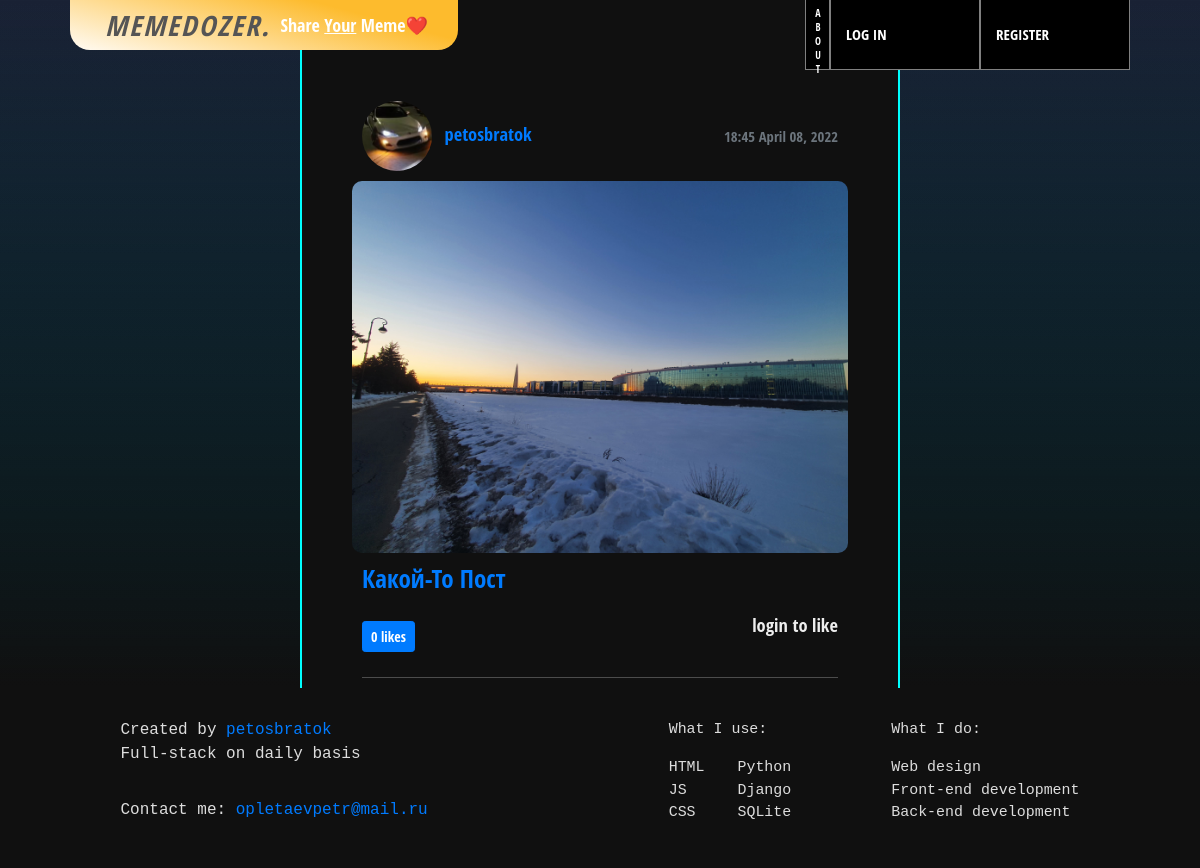
Page /post/102/ on the committed database.
### blog/models.py (models this page shows, shortened)
class Post(models.Model):
    title = models.CharField(max_length=100)
    content = models.TextField(blank=True)
    date_posted = models.DateTimeField(default=timezone.localtime(timezone.now()))
    author = models.ForeignKey(User, on_delete=models.CASCADE)
    post_pic = models.ImageField(null=True, blank=True,upload_to='post_pics')
    likes = models.ManyToManyField(User, related_name="blog_posts")
    def total_likes(self):
        return self.likes.count();

### users/models.py (models this page shows, shortened)
class Profile(models.Model):
    user = models.OneToOneField(User, on_delete=models.CASCADE)
    image = models.ImageField(default='default.jpg', upload_to='profile_pics')

### blog/views.py (the view)
# urls.py: path('post/<int:pk>/', PostDetailView.as_view(), name='post-detail'),
class PostDetailView(DetailView):
    model = Post
    def get_context_data(self, **kwargs):
        context = super(PostDetailView, self).get_context_data(**kwargs)
        posts = Post.objects.all()
        liked_ids = []
        for post in posts:
            if post.likes.filter(id=self.request.user.id).exists():
                liked_ids.append(post.id)
        context['liked_ids'] = liked_ids
        return context

### blog/templates/blog/post_detail.html (shortened to what this page needs)
{% extends "blog/base.html" %}
{% load static %}
{% block links %}
  <link rel="stylesheet" type="text/css" href="{% static 'blog/single-form-page.css' %}">
  <link rel="stylesheet" href="{% static 'blog/post-detail.css' %}">
  <link rel="stylesheet" href="{% static 'blog/post-detail-media.css' %}">
{% endblock links %}
{% block content %}
  <div class="content-wrapper">
    <article class="content-section">
      <div class="metadata">
        <div class="user-info">
          <a class="mr-2" href="{% url 'user-posts' post.author.username %}">    <img class="rounded-circle article-img" src="{{ post.author.profile.image.url }}" alt=""></a>
          <a class="mr-2" href="{% url 'user-posts' object.author.username %}">{{ object.author }}</a>
        </div>
        <small class="text-muted">{{ object.date_posted|date:"H:i F d, Y" }}</small>
      </div>
      {% if object.post_pic %}
        <a class="img-container" href="{% url 'post-detail' post.id %}"><img style="background-color: black;" class="photothumb" src="{{ post.post_pic.url }}"></a>
      {% endif %}
      <div class="text-block">
        <a href="{% url 'post-detail' post.id %}"><h2 class="article-title">{{ post.title }}</h2></a>
      </div>
        <div class="media-body">
          <div class="button-container">
              {% if user.is_authenticated %}
                {% if object.id in liked_ids %}
                  <button class="btn btn-success btn-sm mt-1 mb-1 like-btn" data-href="{{ object.get_api_like_url }}?post_id={{ object.id }}" data-likes="{{ object.total_likes }}">{{ object.total_likes }} likes</button>
                {% else %}
                  <button class="btn btn-primary btn-sm mt-1 mb-1 like-btn" data-href="{{ object.get_api_like_url }}?post_id={{ object.id }}" data-likes="{{ object.total_likes }}">{{ object.total_likes }} likes</button>
                {% endif %}
              {% else %}
                <span class="btn btn-primary btn-sm mt-1 mb-1">{{ object.total_likes }} likes</span>
                <p>login to like</p>
              {% endif %}
          </div>
          <hr style="margin: 10px">
      </div>
    </article>
  </div>
{% endblock content %}

### blog/static/blog/style.css (style rules this page uses)
html { background: rgb(0,64,80); background-image: linear-gradient(0deg, rgba(0,64,80,1) 20%, rgba(26,34,53,1) 100%); background-attachment: fixed; }
body { display: flex; flex-direction: column; justify-content: space-between; min-height: 100vh; opacity: 1; color: #374046; color: #ddd; background-color: rgba(0,0,0,0); font-family: 'Open Sans Condensed', sans-serif; font-size: 1.15em; text-rendering: optimizeLegibility; -webkit-font-smoothing: antialiased; }
.photothumb { width: 100%; }
hr { height: 1px; background-color: #555; }
.article-title { font-size: 25px; text-transform: capitalize; }
.button-container { display: flex; flex-direction: row; justify-content: space-between; }
.btn { margin: 10px 0 !important; margin-bottom: 15px !important; }

### blog/static/blog/single-form-page.css (style rules this page uses)
.content-section { width: 60%; max-width: 500px; margin: 50px auto; }

### blog/static/blog/post-detail.css (style rules this page uses)
.content-wrapper { background: linear-gradient(180deg, rgba(255,255,255,0) 0%, rgba(16,16,16,1) 100%); height: 100%; margin: 50px 0; margin-bottom: 0px; display: flex; justify-content: center; align-items: flex-end; margin-top: -71px; }
.content-section { min-height: calc(100vh - 180px); background-color: #101010; margin: 0; width: 50%; max-width: none; height: 100%; border: 2px solid cyan; border-top: none; border-bottom: none; padding: 0 50px; }
.article-img { height: 70px; width: 70px; object-fit: cover !important; }
.photothumb { object-fit: cover; border-radius: 10px; max-height: 350px !important; }
.metadata { margin-top: 91px; padding: 10px; width: 100%; display: flex; justify-content: space-between; align-items: center; }
.text-block { padding: 10px; }
.button-container { padding: 0 10px; }
.img-container { display: flex; justify-content: center; }
.photothumb { border-radius: 10px; object-fit: contain; width: auto; max-width: 100%; background-color: rgba(255, 0, 0, 0) !important; max-height: 400px !important; }

### rows in the picture
Post: author.profile.image (picture), author "petosbratok", date_posted "18:45 April 08, 2022", post_pic (picture), title "Какой-То Пост", total_likes "0"
